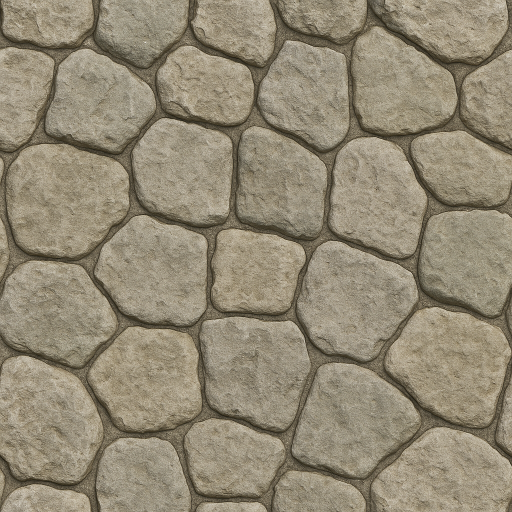
#> input picture output/stone_diffuse_1024x1024.png, 1024 x 1024 px (shown at 1/2 size)
$ python test_tessellation_integration.py
#> lines starting #> are read from the running program, lines starting #| are printed output that depends on the picture
### src/modules/tessellation.py
"""Advanced tessellation module for creating seamlessly tiling textures."""

import numpy as np
from PIL import Image, ImageFilter
from typing import Optional, Tuple
import scipy.ndimage as ndimage


class TessellationModule:
    """Module for creating seamlessly tiling textures using advanced algorithms."""

    def __init__(self):
        """Initialize the tessellation module."""
        pass

    def make_seamless(self, image: Image.Image, blend_mode: str = 'frequency',
                     blend_width: Optional[int] = None) -> Image.Image:
        """Make an image seamlessly tileable using advanced blending techniques.

        Args:
            image: Input PIL Image
            blend_mode: Blending mode ('frequency' (default), 'offset', 'mirror')
            blend_width: Width of blending region (auto-calculated if None)

        Returns:
            Seamlessly tiling PIL Image
        """
        if blend_mode == 'offset':
            return self._offset_blend(image, blend_width)
        elif blend_mode == 'mirror':
            return self._mirror_blend(image, blend_width)
        elif blend_mode == 'frequency':
            return self._frequency_blend(image)
        else:
            raise ValueError(f"Unknown blend mode: {blend_mode}")

    def _offset_blend(self, image: Image.Image, blend_width: Optional[int] = None) -> Image.Image:
        """Create seamless texture using offset method with feathered blending.

        This is the most reliable method for most texture types.
        """
        # Convert to numpy array
        arr = np.array(image, dtype=np.float32)
        if len(arr.shape) == 2:  # Grayscale
            arr = arr[:, :, np.newaxis]

        h, w, c = arr.shape

        # Auto-calculate blend width if not provided (20% of smallest dimension)
        if blend_width is None:
            blend_width = min(w, h) // 5
            blend_width = max(64, min(blend_width, 256))  # Clamp between 64-256

        # Create four tiles by offsetting
        half_w = w // 2
        half_h = h // 2

        # Split image into 4 quadrants
        tl = arr[:half_h, :half_w]  # Top-left
        tr = arr[:half_h, half_w:]  # Top-right
        bl = arr[half_h:, :half_w]  # Bottom-left
        br = arr[half_h:, half_w:]  # Bottom-right

        # Rearrange quadrants to offset by half
        offset_arr = np.zeros_like(arr)
        offset_arr[:half_h, :half_w] = br
        offset_arr[:half_h, half_w:] = bl
        offset_arr[half_h:, :half_w] = tr
        offset_arr[half_h:, half_w:] = tl

        # Create smooth blending mask
        # Horizontal blend
        blend_h = np.ones(w)
        for i in range(blend_width):
            t = i / blend_width
            # Smooth S-curve for better blending
            weight = t * t * (3 - 2 * t)
            blend_h[half_w - blend_width//2 + i] = weight
            blend_h[half_w + blend_width//2 - i - 1] = weight

        # Vertical blend
        blend_v = np.ones(h)
        for i in range(blend_width):
            t = i / blend_width
            weight = t * t * (3 - 2 * t)
            blend_v[half_h - blend_width//2 + i] = weight
            blend_v[half_h + blend_width//2 - i - 1] = weight

        # Create 2D mask
        mask = blend_v[:, np.newaxis] * blend_h[np.newaxis, :]
        mask = ndimage.gaussian_filter(mask, sigma=blend_width/8)
        mask = mask[:, :, np.newaxis]

        # Blend original and offset
        result = arr * (1 - mask) + offset_arr * mask

        # Fix edges to ensure perfect tiling
        edge_blend = min(16, blend_width // 4)

        # Blend left and right edges
        for i in range(edge_blend):
            weight = i / edge_blend
            result[:, i] = result[:, i] * weight + result[:, w - edge_blend + i] * (1 - weight)
            result[:, w - edge_blend + i] = result[:, i]

        # Blend top and bottom edges
        for i in range(edge_blend):
            weight = i / edge_blend
            result[i, :] = result[i, :] * weight + result[h - edge_blend + i, :] * (1 - weight)
            result[h - edge_blend + i, :] = result[i, :]

        # Convert back to PIL Image
        if c == 1:
            result = result[:, :, 0]
            return Image.fromarray(result.astype(np.uint8), 'L')
        else:
            result = result.astype(np.uint8)
            return Image.fromarray(result, 'RGB' if c == 3 else 'RGBA')

    def _mirror_blend(self, image: Image.Image, blend_width: Optional[int] = None) -> Image.Image:
        """Create seamless texture using mirror blending at edges."""
        arr = np.array(image, dtype=np.float32)
        if len(arr.shape) == 2:
            arr = arr[:, :, np.newaxis]

        h, w, c = arr.shape

        if blend_width is None:
            blend_width = min(w, h) // 8
            blend_width = max(16, min(blend_width, 64))

        result = arr.copy()

        # Create blending gradients
        blend_x = np.linspace(0, 1, blend_width)
        blend_y = np.linspace(0, 1, blend_width)

        # Blend horizontal edges with mirrored content
        for i in range(blend_width):
            weight = blend_x[i] ** 2  # Quadratic for smoother blend
            # Left edge
            result[:, i] = arr[:, i] * weight + arr[:, blend_width - i] * (1 - weight)
            # Right edge
            result[:, w - i - 1] = arr[:, w - i - 1] * weight + arr[:, w - blend_width + i] * (1 - weight)

        # Blend vertical edges with mirrored content
        for i in range(blend_width):
            weight = blend_y[i] ** 2
            # Top edge
            result[i, :] = result[i, :] * weight + result[blend_width - i, :] * (1 - weight)
            # Bottom edge
            result[h - i - 1, :] = result[h - i - 1, :] * weight + result[h - blend_width + i, :] * (1 - weight)

        # Convert back to PIL Image
        if c == 1:
            result = result[:, :, 0]
            return Image.fromarray(result.astype(np.uint8), 'L')
        else:
            return Image.fromarray(result.astype(np.uint8), 'RGB' if c == 3 else 'RGBA')

    def _frequency_blend(self, image: Image.Image) -> Image.Image:
        """Create seamless texture using frequency domain approach.

        This method works well for organic and noise-based textures.
        """
        arr = np.array(image, dtype=np.float32)
        if len(arr.shape) == 3:
            # Process each channel separately
            channels = []
            for c in range(arr.shape[2]):
                channels.append(self._frequency_blend_channel(arr[:, :, c]))
            result = np.stack(channels, axis=2)
            return Image.fromarray(result.astype(np.uint8),
                                 'RGB' if arr.shape[2] == 3 else 'RGBA')
        else:
            # Grayscale
            result = self._frequency_blend_channel(arr)
            return Image.fromarray(result.astype(np.uint8), 'L')

    def _frequency_blend_channel(self, channel: np.ndarray) -> np.ndarray:
        """Apply frequency domain blending to a single channel."""
        h, w = channel.shape

        # Apply window function to reduce edge artifacts
        window_x = np.hanning(w)
        window_y = np.hanning(h)
        window = window_y[:, np.newaxis] * window_x[np.newaxis, :]

        # Blend edges with center
        windowed = channel * window + np.mean(channel) * (1 - window)

        # Apply FFT
        fft = np.fft.fft2(windowed)

        # Shift zero frequency to center
        fft_shifted = np.fft.fftshift(fft)

        # Create high-pass filter to preserve details
        y, x = np.ogrid[-h/2:h/2, -w/2:w/2]
        # Gaussian high-pass filter
        sigma = min(w, h) / 8
        highpass = 1 - np.exp(-(x*x + y*y) / (2 * sigma * sigma))

        # Apply filter
        fft_filtered = fft_shifted * highpass

        # Inverse transform
        fft_ishifted = np.fft.ifftshift(fft_filtered)
        result = np.fft.ifft2(fft_ishifted).real

        # Normalize
        result = (result - result.min()) / (result.max() - result.min()) * 255

        return result

    # [11 lines left out: function _blend_four_corners, not called in this run]

    def validate_tiling(self, image: Image.Image, threshold: float = 0.1) -> Tuple[bool, float]:
        """Validate if an image tiles seamlessly.

        Args:
            image: PIL Image to validate
            threshold: Maximum allowed edge difference (0-1)

        Returns:
            Tuple of (is_seamless, max_edge_difference)
        """
        arr = np.array(image, dtype=np.float32) / 255.0

        if len(arr.shape) == 3:
            # For color images, check each channel
            diffs = []
            for c in range(arr.shape[2]):
                diffs.append(self._check_edge_diff(arr[:, :, c]))
            max_diff = max(diffs)
        else:
            max_diff = self._check_edge_diff(arr)

        is_seamless = max_diff < threshold
        return is_seamless, max_diff

    def _check_edge_diff(self, channel: np.ndarray) -> float:
        """Check maximum difference at edges when tiled."""
        h, w = channel.shape

        # Check horizontal edges
        h_diff = np.max(np.abs(channel[:, 0] - channel[:, -1]))

        # Check vertical edges
        v_diff = np.max(np.abs(channel[0, :] - channel[-1, :]))

        return max(h_diff, v_diff)

    # [35 lines left out: function create_test_pattern, not called in this run]

### test_tessellation_integration.py
"""Integration test for tessellation with the PBR generator."""

import os
import sys
from PIL import Image
import numpy as np

# Add modules to path directly
sys.path.insert(0, os.path.join(os.path.dirname(__file__), 'src', 'modules'))
sys.path.insert(0, os.path.join(os.path.dirname(__file__), 'src'))

from tessellation import TessellationModule


def test_with_generated_textures():
    """Test tessellation with textures generated by the PBR system."""
    print("Testing tessellation integration with PBR textures...")

    tess = TessellationModule()

    # List of textures to test
    texture_files = [
        ("stone_diffuse_1024x1024.png", "Diffuse"),
        ("stone_height_1024x1024.png", "Height"),
        ("stone_roughness_1024x1024.png", "Roughness"),
        ("stone_metallic_1024x1024.png", "Metallic"),
        ("stone_ao_1024x1024.png", "Ambient Occlusion")
    ]

    results = []

    for filename, texture_type in texture_files:
        filepath = os.path.join("output", filename)
        if not os.path.exists(filepath):
            print(f"  ⚠️  {texture_type} texture not found: {filepath}")
            continue

        print(f"\n  Testing {texture_type} texture...")

        # Load and resize for faster testing
        original = Image.open(filepath)
#> original is the input picture: PIL image 1024x1024 RGB; mean R, G, B 146.4, 137.1, 116.4
        test_size = 512
        original = original.resize((test_size, test_size), Image.Resampling.LANCZOS)
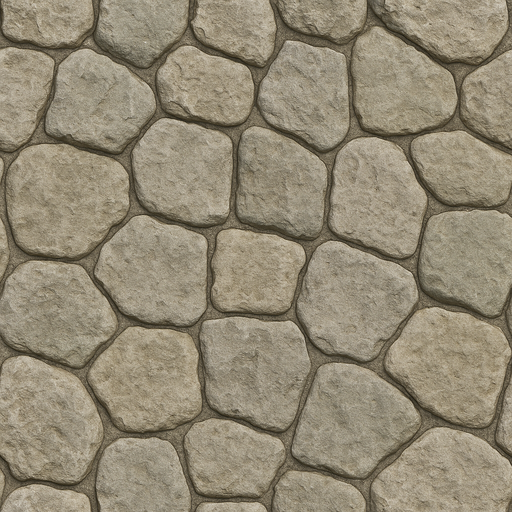
#> original: PIL image 512x512 RGB; mean R, G, B 146.4, 137.1, 116.4

        # Test different methods
        methods = ['offset', 'mirror', 'frequency']
        best_method = None
        best_diff = float('inf')

        for method in methods:
            try:
                seamless = tess.make_seamless(original, blend_mode=method)
                is_seamless, max_diff = tess.validate_tiling(seamless)

                print(f"    {method}: seamless={is_seamless}, max_diff={max_diff:.4f}")

                if max_diff < best_diff:
                    best_diff = max_diff
                    best_method = method

                # Save the best result
                if method == 'offset':  # Save offset as default
                    output_name = filename.replace('.png', '_seamless.png')
                    seamless.save(os.path.join("output", output_name))

                    # Create tiled visualization
                    tiled = Image.new(original.mode, (test_size * 2, test_size * 2))
                    for y in range(2):
                        for x in range(2):
                            tiled.paste(seamless, (x * test_size, y * test_size))

                    tiled_name = filename.replace('.png', '_seamless_tiled.png')
                    tiled.save(os.path.join("output", tiled_name))

            except Exception as e:
                print(f"    {method}: ERROR - {str(e)}")
#> this loop made 3 passes
#> (is_seamless, max_diff, best_diff) on passes 1, 3: (False, 0.49, 0.49), (True, 0, 0)
#> (is_seamless, max_diff) on pass 2: (False, 0.533)
#|     offset: seamless=False, max_diff=0.4902
#|     mirror: seamless=False, max_diff=0.5333
#|     frequency: seamless=True, max_diff=0.0000
#> pass 1, in _offset_blend, `tl = arr[:half_h, :half_w]`:
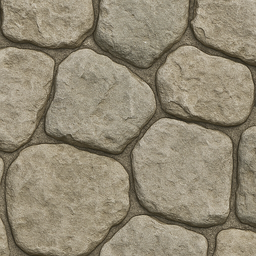
#> tl: shape (256, 256, 3) float32; mean R, G, B 146, 136.8, 116.1
#> pass 1, in _offset_blend, `tr = arr[:half_h, half_w:]`:
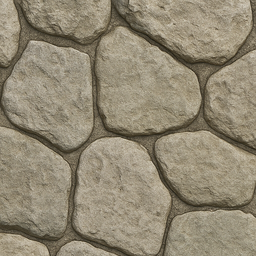
#> tr: shape (256, 256, 3) float32; mean R, G, B 145.7, 136.5, 115.8
#> pass 1, in _offset_blend, `bl = arr[half_h:, :half_w]`:
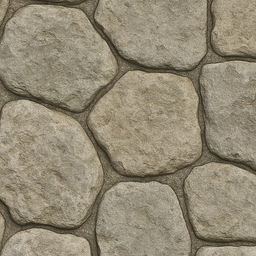
#> bl: shape (256, 256, 3) float32; mean R, G, B 147.3, 137.8, 117
#> after the loop:
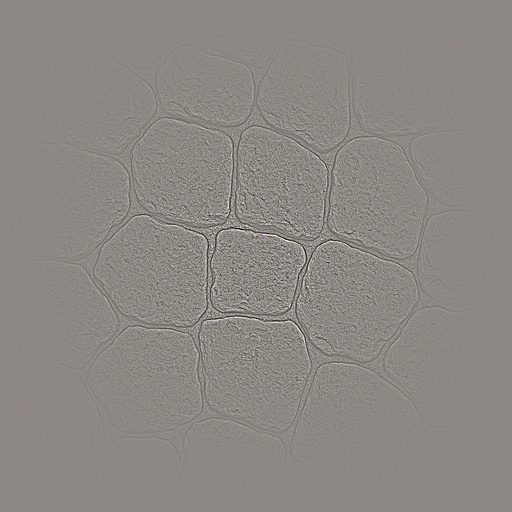
#> seamless: PIL image 512x512 RGB; mean R, G, B 140.3, 135.7, 130.6
#> after the loop:
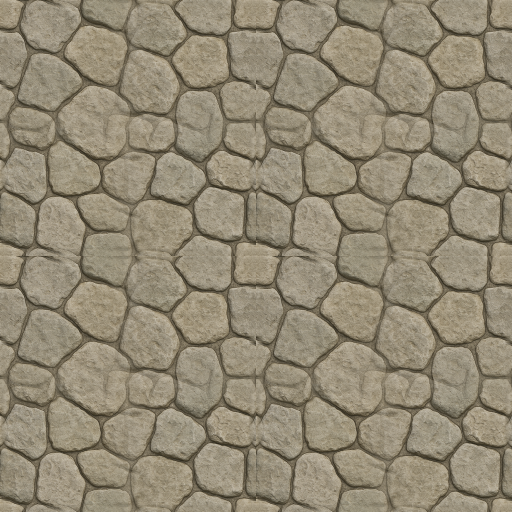
#> tiled: PIL image 1024x1024 RGB (shown at 1/2 size); mean R, G, B 146, 136.8, 116.1
#> after the loop, best_diff = 0; best_method = 'frequency'

        results.append({
            'texture': texture_type,
            'best_method': best_method,
            'best_diff': best_diff,
            'is_seamless': best_diff < 0.1
        })
#> pass 2 of the loop in test_with_generated_textures, `for filename, texture_type in texture_files:`:
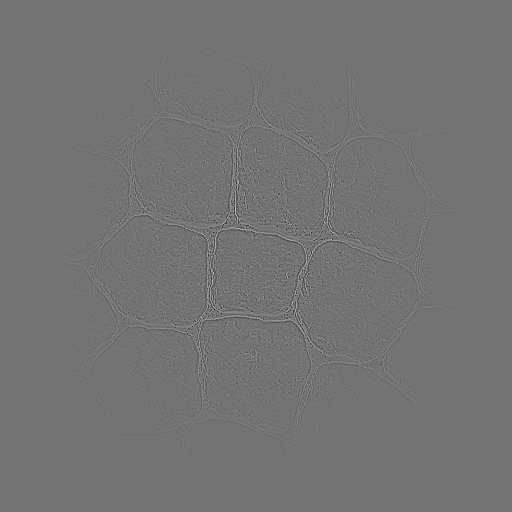
#> input picture output/stone_height_1024x1024.png, 1024 x 1024 px (shown at 1/2 size)
#> in test_with_generated_textures, original is the input picture: PIL image 1024x1024 L; min 0, max 255, mean 115
#> in test_with_generated_textures, `original = original.resize((test_size, test_size), Image.Resampling.LA..`:
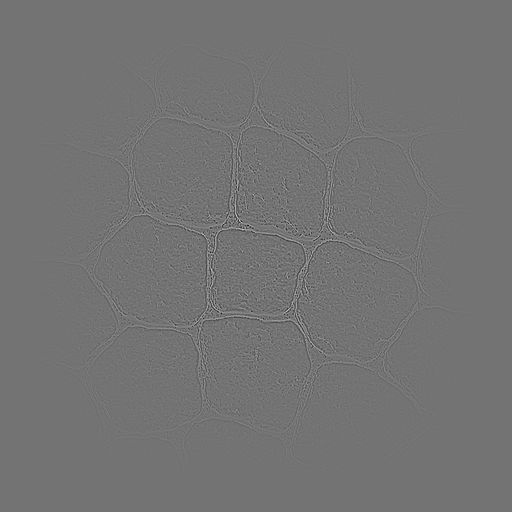
#> original: PIL image 512x512 L; min 30, max 203, mean 115
#> the loop in test_with_generated_textures, `for method in methods:` made 3 passes
#> (max_diff, is_seamless, best_diff) on passes 1 to 3: (0.314, False, 0.314), (0.0431, True, 0.0431), (0, True, 0)
#> (printed output is left out)
#> pass 1, in _offset_blend (call 2), `tl = arr[:half_h, :half_w]`:
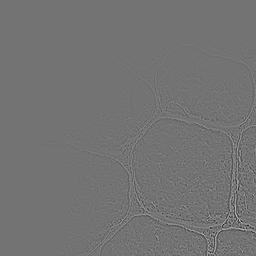
#> tl: shape (256, 256, 1) float32; min 30, max 203, mean 115
#> after the loop in test_with_generated_textures, `for method in methods:`: best_diff = 0
#> pass 3 of the loop in test_with_generated_textures, `for filename, texture_type in texture_files:`:
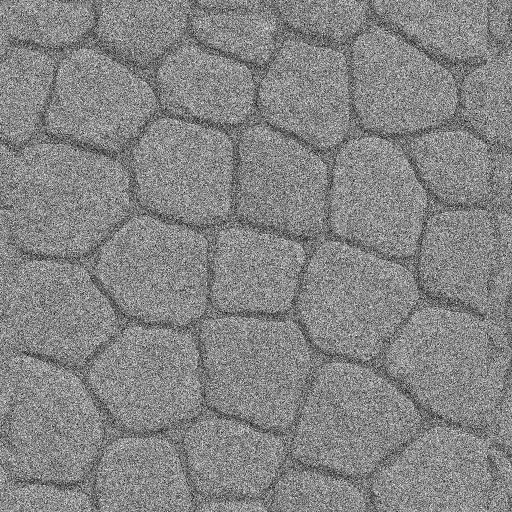
#> input picture output/stone_roughness_1024x1024.png, 1024 x 1024 px (shown at 1/2 size)
#> in test_with_generated_textures, original is the input picture: PIL image 1024x1024 L; min 0, max 255, mean 133
#> original: PIL image 512x512 L
#> the loop in test_with_generated_textures, `for method in methods:` made 3 passes
#> (max_diff, is_seamless, best_diff) on passes 1, 3: (0.584, False, 0.584), (0, True, 0)
#> (printed output is left out)
#> pass 1, in _offset_blend (call 3), `bl = arr[half_h:, :half_w]`:
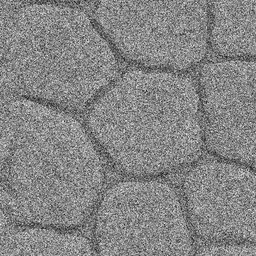
#> bl: shape (256, 256, 1) float32; min 12, max 246, mean 133.6
#> after the loop in test_with_generated_textures, `for method in methods:`:
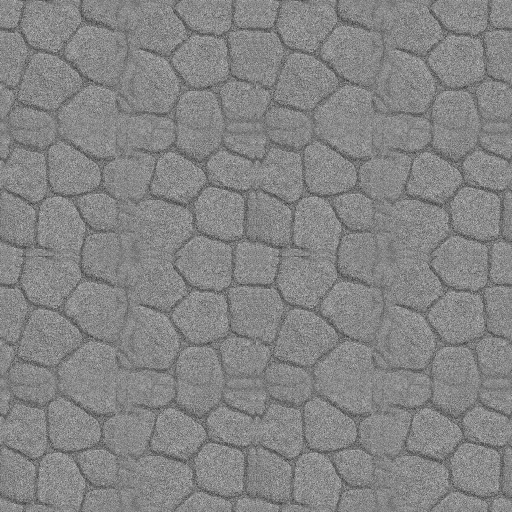
#> tiled: PIL image 1024x1024 L (shown at 1/2 size); min 12, max 244, mean 132.7
#> the loop made 5 passes; the first 3 are shown

    # Print summary
    print("\n📊 Tessellation Results Summary:")
    print("-" * 60)
    print(f"{'Texture Type':<20} {'Best Method':<15} {'Max Diff':<10} {'Seamless':<10}")
    print("-" * 60)

    for result in results:
        status = "✅" if result['is_seamless'] else "❌"
        print(f"{result['texture']:<20} {result['best_method']:<15} "
              f"{result['best_diff']:<10.4f} {status}")

    print("-" * 60)
    print(f"Success rate: {sum(r['is_seamless'] for r in results)}/{len(results)}")

    # Save configuration recommendation
    recommendations = {
        'default_method': 'offset',
        'texture_specific': {}
    }

    for result in results:
        if result['best_method'] != 'offset':
            recommendations['texture_specific'][result['texture'].lower()] = result['best_method']

    print("\n📝 Recommendations for config:")
    print(f"Default method: {recommendations['default_method']}")
    if recommendations['texture_specific']:
        print("Texture-specific overrides:")
        for tex, method in recommendations['texture_specific'].items():
            print(f"  - {tex}: {method}")


def test_base_class_integration():
    """Test that the base class make_seamless works correctly."""
    print("\n\nTesting base class integration...")

    from base import TextureGenerator
    from pbr_types.config import Config, MaterialProperties, TextureConfig, Resolution

    # Create a test config
    config = Config(
        material_properties=MaterialProperties(
            base_color=(128, 128, 128),
            roughness=0.5,
            metallic=0.0
        ),
        texture_config=TextureConfig(
            resolution=Resolution(width=256, height=256),
            seamless=True  # Enable seamless
        )
    )

    # Create a simple test generator
    class TestGenerator(TextureGenerator):
        @property
        def texture_type(self):
            from pbr_types.common import TextureType
            return TextureType.DIFFUSE

        def generate(self, input_data=None):
            # Create a simple pattern
            size = self.resolution.width
            arr = np.zeros((size, size, 3), dtype=np.uint8)

            # Add some features
            for i in range(0, size, 32):
                arr[i:i+16, :] = [255, 100, 0]
                arr[:, i:i+16] = [0, 100, 255]

            return Image.fromarray(arr, 'RGB')

    # Generate and make seamless
    generator = TestGenerator(config)
    texture = generator.generate()
    texture.save("output/test_base_class_original.png")

    seamless = generator.make_seamless(texture)
    seamless.save("output/test_base_class_seamless.png")

    # Validate
    tess = TessellationModule()
    is_seamless, max_diff = tess.validate_tiling(seamless)
    print(f"  Base class make_seamless: seamless={is_seamless}, max_diff={max_diff:.4f}")

    print("\n✅ Integration tests complete!")


if __name__ == "__main__":
    test_with_generated_textures()
#> (the run stopped early here; a loop or call above may not have finished)
